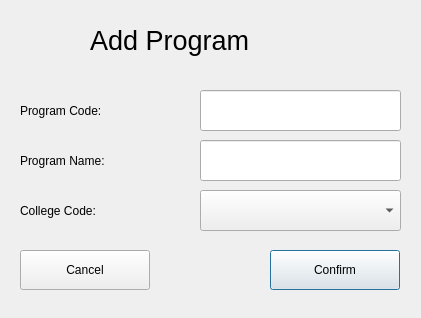
<?xml version="1.0" encoding="UTF-8"?>
<ui version="4.0">
 <class>AddProgramDialog</class>
 <widget class="QDialog" name="AddProgramDialog">
  <property name="geometry">
   <rect>
    <x>0</x>
    <y>0</y>
    <width>421</width>
    <height>318</height>
   </rect>
  </property>
  <property name="windowTitle">
   <string>Dialog</string>
  </property>
  <widget class="QLabel" name="label">
   <property name="geometry">
    <rect>
     <x>90</x>
     <y>10</y>
     <width>241</width>
     <height>61</height>
    </rect>
   </property>
   <property name="font">
    <font>
     <pointsize>20</pointsize>
    </font>
   </property>
   <property name="text">
    <string>Add Program</string>
   </property>
  </widget>
  <widget class="QLabel" name="label_2">
   <property name="geometry">
    <rect>
     <x>20</x>
     <y>90</y>
     <width>181</width>
     <height>41</height>
    </rect>
   </property>
   <property name="text">
    <string>Program Code:</string>
   </property>
  </widget>
  <widget class="QLabel" name="label_3">
   <property name="geometry">
    <rect>
     <x>20</x>
     <y>140</y>
     <width>181</width>
     <height>41</height>
    </rect>
   </property>
   <property name="text">
    <string>Program Name:</string>
   </property>
  </widget>
  <widget class="QLabel" name="label_4">
   <property name="geometry">
    <rect>
     <x>20</x>
     <y>190</y>
     <width>181</width>
     <height>41</height>
    </rect>
   </property>
   <property name="text">
    <string>College Code:</string>
   </property>
  </widget>
  <widget class="QLineEdit" name="programCode">
   <property name="geometry">
    <rect>
     <x>200</x>
     <y>90</y>
     <width>201</width>
     <height>41</height>
    </rect>
   </property>
  </widget>
  <widget class="QLineEdit" name="programName">
   <property name="geometry">
    <rect>
     <x>200</x>
     <y>140</y>
     <width>201</width>
     <height>41</height>
    </rect>
   </property>
  </widget>
  <widget class="QPushButton" name="pushButton">
   <property name="geometry">
    <rect>
     <x>270</x>
     <y>250</y>
     <width>130</width>
     <height>40</height>
    </rect>
   </property>
   <property name="text">
    <string>Confirm</string>
   </property>
  </widget>
  <widget class="QPushButton" name="pushButton_2">
   <property name="geometry">
    <rect>
     <x>20</x>
     <y>250</y>
     <width>130</width>
     <height>40</height>
    </rect>
   </property>
   <property name="text">
    <string>Cancel</string>
   </property>
  </widget>
  <widget class="QComboBox" name="collegeCode">
   <property name="geometry">
    <rect>
     <x>200</x>
     <y>190</y>
     <width>201</width>
     <height>41</height>
    </rect>
   </property>
  </widget>
 </widget>
 <resources/>
 <connections/>
</ui>
